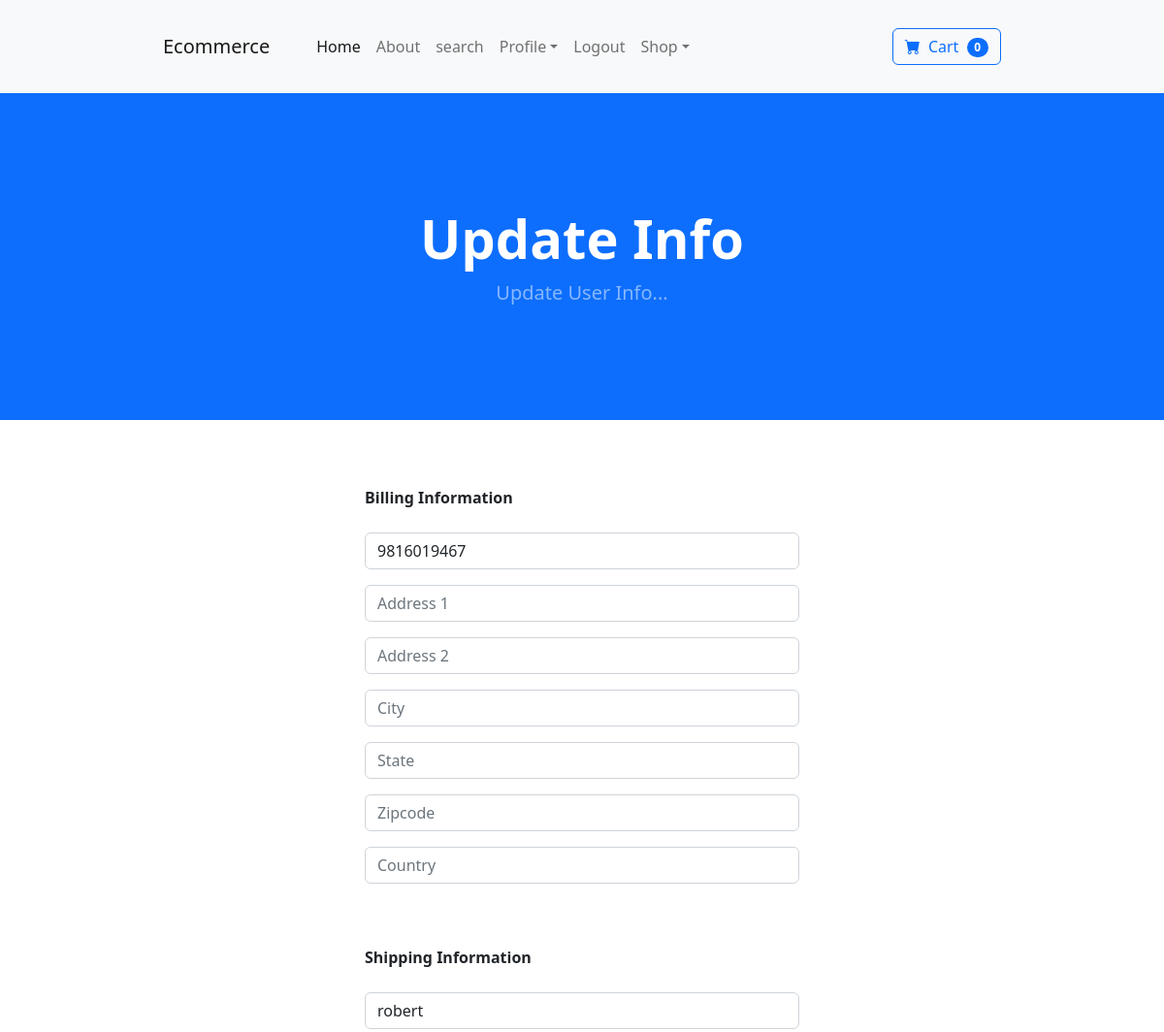
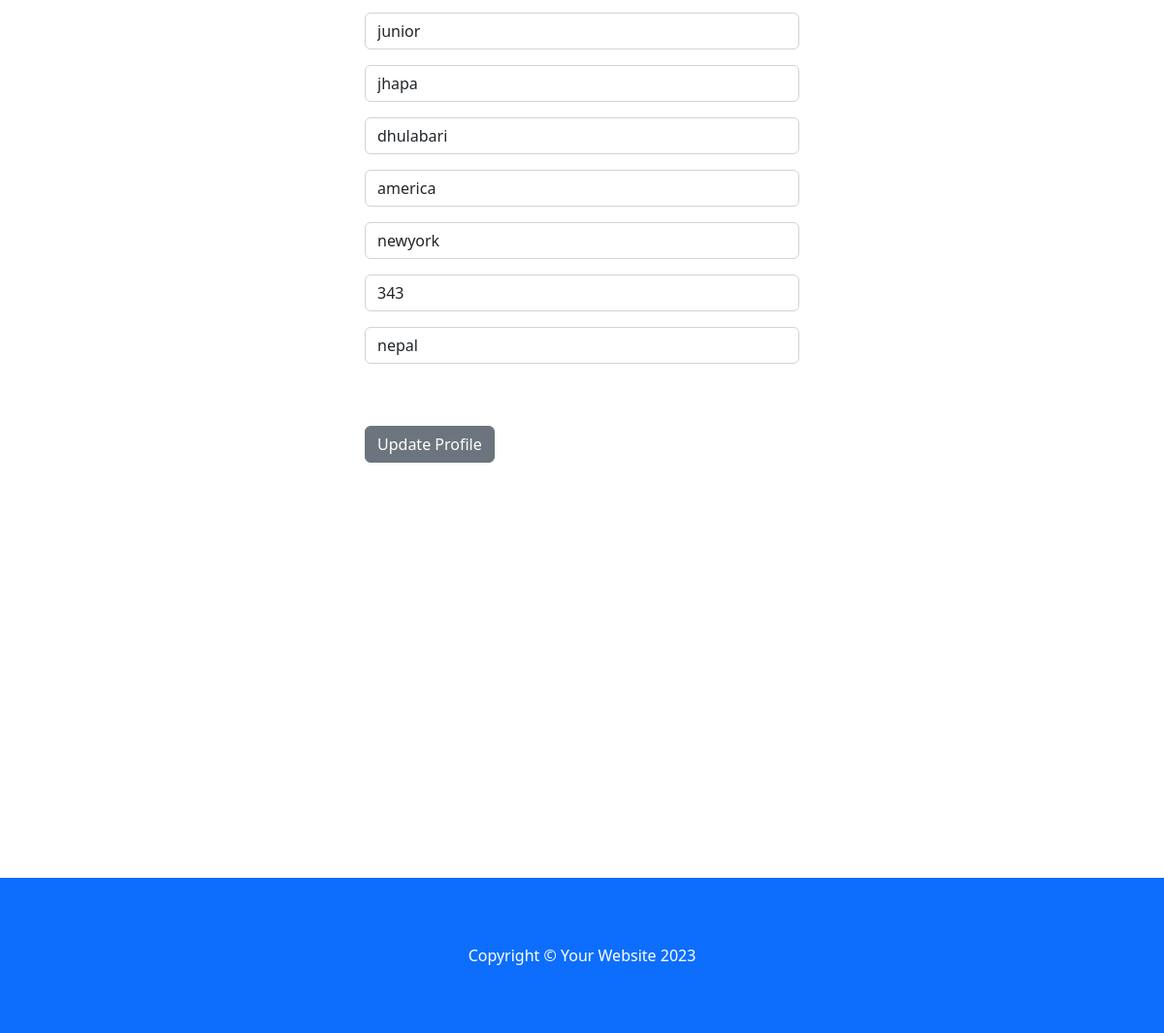
The page /update_info/ (signed in) on the database its author committed (2 pictures, top to bottom).
### commerce/models.py (models this page shows, shortened)
class Profile(models.Model):
    user = models.OneToOneField(User, on_delete=models.CASCADE)
    date_modified = models.DateTimeField(User, auto_now=True)
    phone = models.CharField(max_length=20, blank=True)
    address1 = models.CharField(max_length=200, blank=True)
    address2 = models.CharField(max_length=200, blank=True)
    city = models.CharField(max_length=200, blank=True)
    state = models.CharField(max_length=200, blank=True)
    zipcode = models.CharField(max_length=200, blank=True)
    country = models.CharField(max_length=200, blank=True)
    old_cart = models.CharField(max_length=200, blank=True, null=True)

### payment/models.py (models this page shows)
class ShippingAddress(models.Model):
	user = models.ForeignKey(User, on_delete=models.CASCADE, null=True, blank=True)
	shipping_full_name = models.CharField(max_length=255)
	shipping_email = models.CharField(max_length=255)
	shipping_address1 = models.CharField(max_length=255)
	shipping_address2 = models.CharField(max_length=255, null=True, blank=True)
	shipping_city = models.CharField(max_length=255)
	shipping_state = models.CharField(max_length=255, null=True, blank=True)
	shipping_zipcode = models.CharField(max_length=255, null=True, blank=True)
	shipping_country = models.CharField(max_length=255)
	class Meta:
		verbose_name_plural = "Shipping Address"
	def __str__(self):
		return f'Shipping Address - {str(self.id)}'

### commerce/views.py (the view)
# urls.py: path('update_info/', views.update_info, name='update_info'),
def update_info(request):
	if request.user.is_authenticated:
		current_user = Profile.objects.get(user__id=request.user.id)
		shipping_user = ShippingAddress.objects.get(user__id=request.user.id)
		print(shipping_user)
		form = UserInfoForm(request.POST or None, instance=current_user)
		shipping_form = ShippingForm(request.POST or None, instance=shipping_user)
		if form.is_valid() or shipping_form.is_valid():
			form.save()
			shipping_form.save()
			messages.success(request, "Your Info Has Been Updated!!")
			return redirect('index')
		return render(request, "update_info.html", {'form':form, 'shipping_form':shipping_form})
	else:
		messages.success(request, "You Must Be Logged In To Access That Page!!")
		return redirect('index')

### commerce/forms.py
class UserInfoForm(forms.ModelForm):
	phone = forms.CharField(label="", widget=forms.TextInput(attrs={'class':'form-control', 'placeholder':'Phone'}), required=False)
	address1 = forms.CharField(label="", widget=forms.TextInput(attrs={'class':'form-control', 'placeholder':'Address 1'}), required=False)
	address2 = forms.CharField(label="", widget=forms.TextInput(attrs={'class':'form-control', 'placeholder':'Address 2'}), required=False)
	city = forms.CharField(label="", widget=forms.TextInput(attrs={'class':'form-control', 'placeholder':'City'}), required=False)
	state = forms.CharField(label="", widget=forms.TextInput(attrs={'class':'form-control', 'placeholder':'State'}), required=False)
	zipcode = forms.CharField(label="", widget=forms.TextInput(attrs={'class':'form-control', 'placeholder':'Zipcode'}), required=False)
	country = forms.CharField(label="", widget=forms.TextInput(attrs={'class':'form-control', 'placeholder':'Country'}), required=False)
	class Meta:
		model = Profile
		fields = ('phone', 'address1', 'address2', 'city', 'state', 'zipcode', 'country', )

### cart/cart.py (called while the page is built)
    def __len__(self):
        return len(self.cart)

### cart/context_processor.py (called while the page is built)
def cart(request):
    return {'cart':Cart(request)}

### commerce/templates/update_info.html (shortened to what this page needs)
{% extends 'base.html' %}
{% block content %}
        <header class="bg-primary py-5">
            <div class="container px-4 px-lg-5 my-5">
                <div class="text-center text-white">
                    <h1 class="display-4 fw-bolder">Update Info</h1>
                    <p class="lead fw-normal text-white-50 mb-0">Update User Info...</p>
                </div>
            </div>
        </header>
        <div class="container">
        	<div class="row">
        			<div class="col-md-6 offset-md-3">
        				<br/><br/>
                    <strong>Billing Information</strong>
                    <br/><br/>
<form method="POST" action="{% url 'update_info' %}">
    {{ form.as_p }}
    <br/><br/>
    <strong>Shipping Information</strong>
    <br/><br/>
    {{ shipping_form.as_p }}
    <br/><br/>
    <button type="submit" class="btn btn-secondary">
      Update Profile
    </button>
</form>
<br/><br/>
<br/><br/>
<br/><br/>
<br/><br/>
<br/><br/>
<br/><br/>
<br/><br/>
<br/><br/>
        			</div>
        	</div>
        </div>
{% endblock %}

### commerce/templates/base.html (style rules this page uses)
.container { max-width: 80%; padding: 20px; margin: 0 auto; max-height:60%; }

### rows shown on the page
Profile: phone "9816019467"
ShippingAddress: shipping_full_name "robert", shipping_email "junior", shipping_address1 "jhapa", shipping_address2 "dhulabari", shipping_city "america", shipping_state "newyork", shipping_zipcode "343", shipping_country "nepal"

### other values the page prints
{{ cart|length }} "0"
